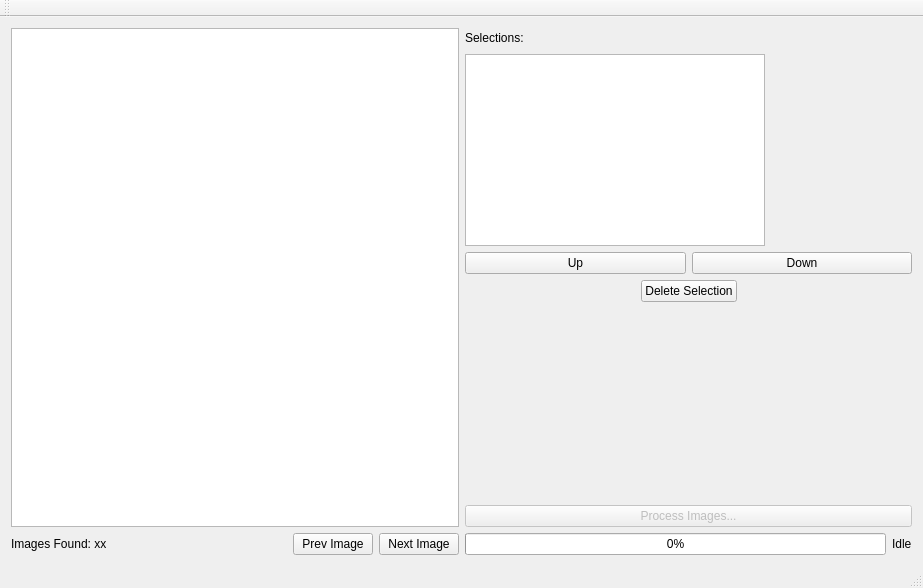
<?xml version="1.0" encoding="UTF-8"?>
<ui version="4.0">
 <class>MainWindow</class>
 <widget class="QMainWindow" name="MainWindow">
  <property name="geometry">
   <rect>
    <x>0</x>
    <y>0</y>
    <width>923</width>
    <height>588</height>
   </rect>
  </property>
  <property name="windowTitle">
   <string>MainWindow</string>
  </property>
  <widget class="QWidget" name="centralWidget">
   <layout class="QHBoxLayout" name="horizontalLayout_7">
    <item>
     <layout class="QVBoxLayout" name="verticalLayout_4">
      <item>
       <widget class="PictureView" name="thePic"/>
      </item>
      <item>
       <layout class="QHBoxLayout" name="horizontalLayout_6">
        <item>
         <widget class="QLabel" name="theImagesFoundLabel">
          <property name="text">
           <string>Images Found: xx</string>
          </property>
         </widget>
        </item>
        <item>
         <spacer name="horizontalSpacer_5">
          <property name="orientation">
           <enum>Qt::Horizontal</enum>
          </property>
          <property name="sizeHint" stdset="0">
           <size>
            <width>40</width>
            <height>20</height>
           </size>
          </property>
         </spacer>
        </item>
        <item>
         <widget class="QPushButton" name="thePreviousImageButton">
          <property name="text">
           <string>Prev Image</string>
          </property>
         </widget>
        </item>
        <item>
         <widget class="QPushButton" name="theNextImageButton">
          <property name="text">
           <string>Next Image</string>
          </property>
         </widget>
        </item>
       </layout>
      </item>
     </layout>
    </item>
    <item>
     <layout class="QVBoxLayout" name="verticalLayout_3">
      <property name="sizeConstraint">
       <enum>QLayout::SetMaximumSize</enum>
      </property>
      <item>
       <layout class="QVBoxLayout" name="verticalLayout">
        <item>
         <layout class="QHBoxLayout" name="horizontalLayout_3">
          <item>
           <widget class="QLabel" name="label">
            <property name="text">
             <string>Selections:</string>
            </property>
           </widget>
          </item>
          <item>
           <spacer name="horizontalSpacer">
            <property name="orientation">
             <enum>Qt::Horizontal</enum>
            </property>
            <property name="sizeHint" stdset="0">
             <size>
              <width>40</width>
              <height>20</height>
             </size>
            </property>
           </spacer>
          </item>
         </layout>
        </item>
        <item>
         <widget class="QListWidget" name="thePagePoints">
          <property name="minimumSize">
           <size>
            <width>200</width>
            <height>0</height>
           </size>
          </property>
          <property name="maximumSize">
           <size>
            <width>300</width>
            <height>16777215</height>
           </size>
          </property>
         </widget>
        </item>
        <item>
         <layout class="QHBoxLayout" name="horizontalLayout_2">
          <item>
           <widget class="QPushButton" name="theUpButton">
            <property name="text">
             <string>Up</string>
            </property>
            <property name="icon">
             <iconset>
              <normaloff>../graphics/up.png</normaloff>../graphics/up.png</iconset>
            </property>
           </widget>
          </item>
          <item>
           <widget class="QPushButton" name="theDownButton">
            <property name="text">
             <string>Down</string>
            </property>
            <property name="icon">
             <iconset>
              <normaloff>../graphics/down.png</normaloff>../graphics/down.png</iconset>
            </property>
           </widget>
          </item>
         </layout>
        </item>
        <item>
         <layout class="QHBoxLayout" name="horizontalLayout">
          <item>
           <spacer name="horizontalSpacer_2">
            <property name="orientation">
             <enum>Qt::Horizontal</enum>
            </property>
            <property name="sizeHint" stdset="0">
             <size>
              <width>40</width>
              <height>20</height>
             </size>
            </property>
           </spacer>
          </item>
          <item>
           <widget class="QPushButton" name="theDeleteButton">
            <property name="text">
             <string>Delete Selection</string>
            </property>
           </widget>
          </item>
          <item>
           <spacer name="horizontalSpacer_3">
            <property name="orientation">
             <enum>Qt::Horizontal</enum>
            </property>
            <property name="sizeHint" stdset="0">
             <size>
              <width>40</width>
              <height>20</height>
             </size>
            </property>
           </spacer>
          </item>
         </layout>
        </item>
       </layout>
      </item>
      <item>
       <spacer name="verticalSpacer">
        <property name="orientation">
         <enum>Qt::Vertical</enum>
        </property>
        <property name="sizeHint" stdset="0">
         <size>
          <width>20</width>
          <height>40</height>
         </size>
        </property>
       </spacer>
      </item>
      <item>
       <layout class="QVBoxLayout" name="verticalLayout_5">
        <item>
         <layout class="QVBoxLayout" name="verticalLayout_2">
          <item>
           <widget class="QPushButton" name="theProcessImagesButton">
            <property name="enabled">
             <bool>false</bool>
            </property>
            <property name="text">
             <string>Process Images...</string>
            </property>
           </widget>
          </item>
          <item>
           <layout class="QHBoxLayout" name="horizontalLayout_4">
            <item>
             <widget class="QProgressBar" name="theImagesProcessedPb">
              <property name="value">
               <number>0</number>
              </property>
             </widget>
            </item>
            <item>
             <widget class="QLabel" name="theImagesProcessedLabel">
              <property name="text">
               <string>Idle</string>
              </property>
             </widget>
            </item>
           </layout>
          </item>
         </layout>
        </item>
       </layout>
      </item>
     </layout>
    </item>
   </layout>
  </widget>
  <widget class="QMenuBar" name="menuBar">
   <property name="geometry">
    <rect>
     <x>0</x>
     <y>0</y>
     <width>923</width>
     <height>23</height>
    </rect>
   </property>
  </widget>
  <widget class="QToolBar" name="mainToolBar">
   <attribute name="toolBarArea">
    <enum>TopToolBarArea</enum>
   </attribute>
   <attribute name="toolBarBreak">
    <bool>false</bool>
   </attribute>
  </widget>
  <widget class="QStatusBar" name="statusBar"/>
 </widget>
 <layoutdefault spacing="6" margin="11"/>
 <customwidgets>
  <customwidget>
   <class>PictureView</class>
   <extends>QGraphicsView</extends>
   <header>PictureView.h</header>
  </customwidget>
 </customwidgets>
 <resources/>
 <connections/>
</ui>
